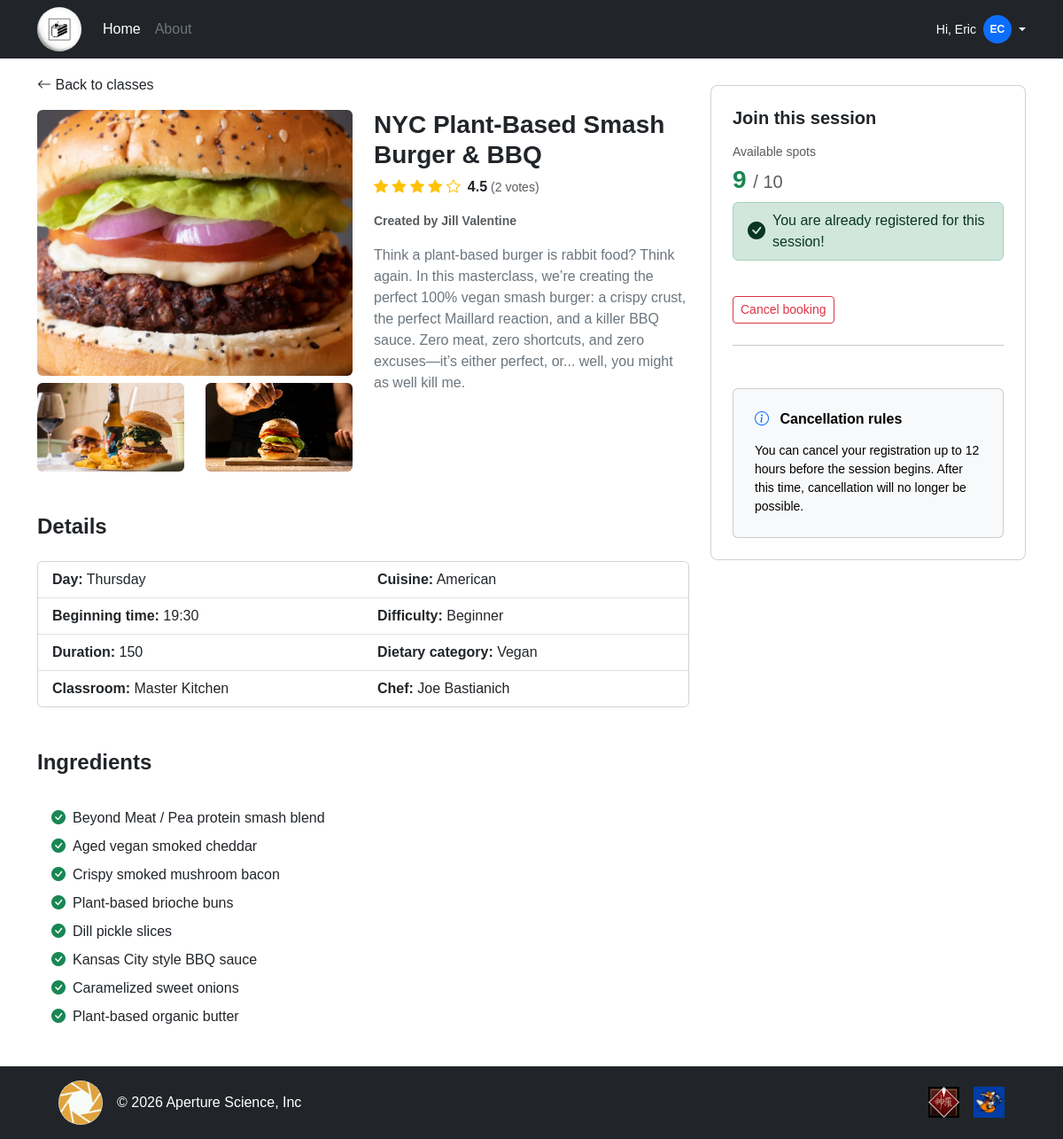
The page /session_details/3 (signed in) on the database as committed earlier.
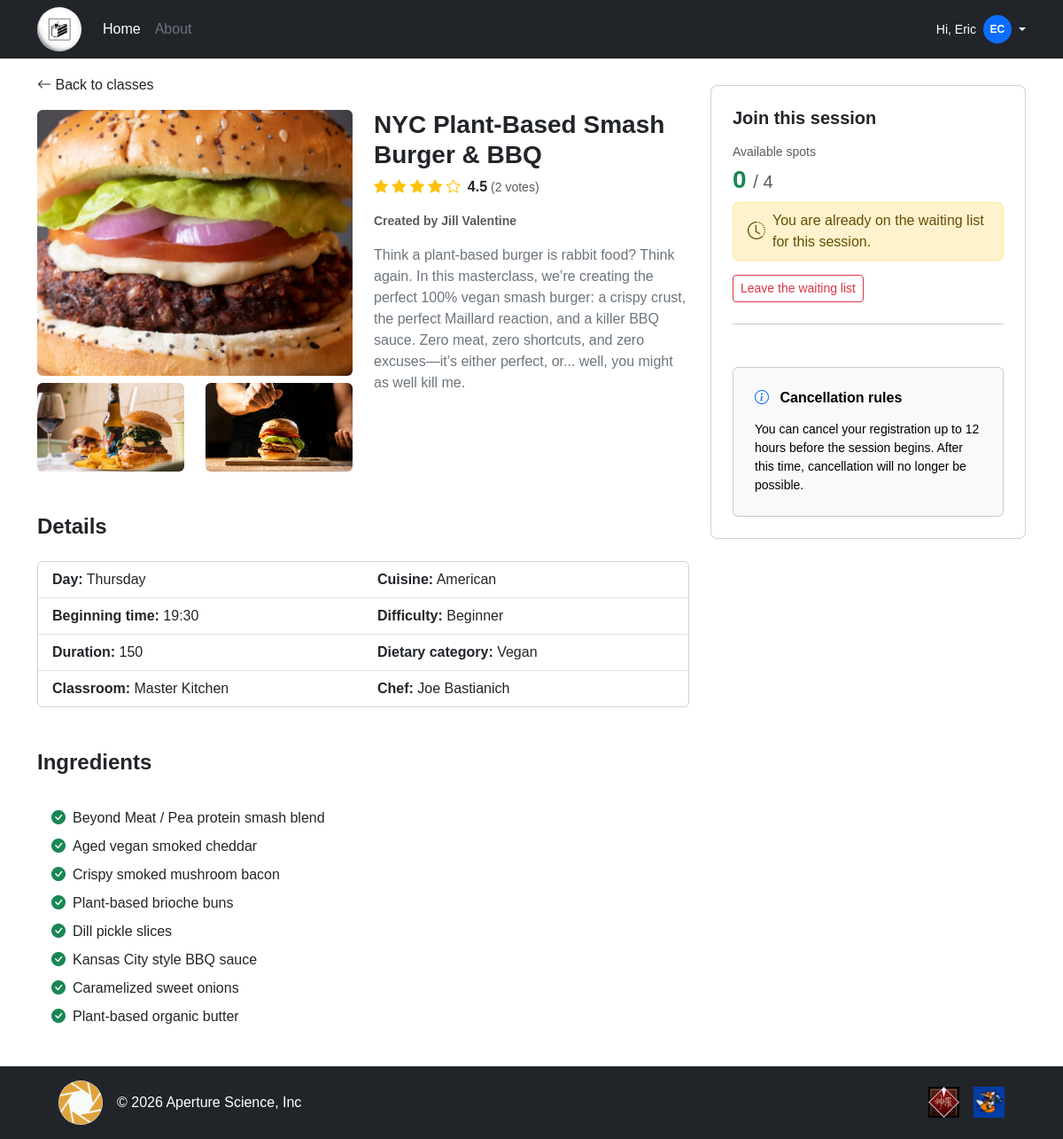
The same page on the database as committed later.
### tables this page shows
CREATE TABLE "USER" (
	"email"	TEXT NOT NULL UNIQUE,
	"first_name"	TEXT NOT NULL,
	"last_name"	TEXT NOT NULL,
	"password_hash"	TEXT NOT NULL,
	"role"	TEXT NOT NULL CHECK("role" IN ('manager', 'student')),
	PRIMARY KEY("email")
);

CREATE TABLE "COOKING_CLASS" (
	"id"	INTEGER NOT NULL UNIQUE,
	"cuisine"	TEXT NOT NULL,
	"title"	TEXT NOT NULL,
	"duration"	INTEGER NOT NULL,
	"difficulty"	TEXT NOT NULL CHECK("difficulty" IN ('Beginner', 'Intermediate', 'Advanced')),
	"chef_name"	TEXT NOT NULL,
	"description"	TEXT NOT NULL,
	"dietary_category"	TEXT NOT NULL CHECK("dietary_category" IN ('Standard', 'Vegetarian', 'Vegan', 'Gluten-free')),
	"photo_1"	TEXT NOT NULL,
	"photo_2"	TEXT NOT NULL,
	"photo_3"	TEXT NOT NULL,
	"USER_email"	TEXT NOT NULL,
	PRIMARY KEY("id" AUTOINCREMENT),
	FOREIGN KEY("USER_email") REFERENCES "USER"("email") ON DELETE CASCADE
);

CREATE TABLE "CLASS_SESSION" (
	"id"	INTEGER NOT NULL UNIQUE,
	"max_capacity"	INTEGER NOT NULL,
	"start_time"	TEXT NOT NULL,
	"day_of_week"	TEXT NOT NULL,
	"kitchen"	TEXT NOT NULL,
	"COOKING_CLASS_id"	INTEGER NOT NULL,
	PRIMARY KEY("id" AUTOINCREMENT),
	FOREIGN KEY("COOKING_CLASS_id") REFERENCES "COOKING_CLASS"("id") ON DELETE CASCADE
);

CREATE TABLE "INGREDIENT" (
	"id"	INTEGER NOT NULL UNIQUE,
	"name"	TEXT NOT NULL,
	"COOKING_CLASS_id"	INTEGER NOT NULL,
	PRIMARY KEY("id" AUTOINCREMENT),
	FOREIGN KEY("COOKING_CLASS_id") REFERENCES "COOKING_CLASS"("id") ON DELETE CASCADE
);

### app.py (the view)
@app.route("/session_details/<int:session_id>")
def session_details(session_id):
    session_class = cooking_class_dao.get_single_session(session_id)
    ingredients = cooking_class_dao.get_ingredients_per_class(session_class["COOKING_CLASS_id"])
    available_spots = cooking_class_dao.get_available_spots(session_id)
    name_manager = user_dao.get_user_by_email(session_class["USER_email"])
    name_manager = f"{name_manager['first_name']} {name_manager['last_name']}"
    day = session_class["day_of_week"]
    time = session_class["start_time"]
    duration = session_class["duration"]
    deletable = booking_dao.check_delete_eligibility(day, time)
    passed_session = booking_dao.check_end_of_session(day, time, duration)
    user_status = None
    max_bookings_reached = False
    if current_user.is_authenticated and current_user.role == "student":
        user_status = booking_dao.check_existing_booking(current_user.email, session_id)
        total_enrollments = booking_dao.count_user_enrollments(current_user.email)
        max_bookings_reached = (total_enrollments >= utilities_dao.MAX_ENROLLMENTS)
    rating, total_votes = cooking_class_dao.get_class_rating(session_class["COOKING_CLASS_id"])
    return render_template(
        "public/session_details.html",
        session_class=session_class,
        session_id=session_id,
        ingredients=ingredients,
        available_spots=available_spots,
        user_status=user_status,
        passed_session=passed_session,
        max_bookings_reached=max_bookings_reached,
        rating=rating,
        total_votes=total_votes,
        deletable=deletable,
        name_manager=name_manager
        )

### templates/public/session_details.html (shortened to what this page needs)
{% extends "base.html" %}
{% block content %}
<div class="container my-4">
    <div class="row">
        <div class="col-md-8">
            <a href="{{ url_for('home')}}" class="text-dark text-decoration-none d-inline-block mb-3">
                <i class="bi bi-arrow-left"></i> Back to classes
            </a>
            <div class="row">
                <div class="col-md-6">
                    <img src="{{ url_for('static', filename='img/classes/' ~ session_class.photo_1) }}"
                        class="rounded w-100 mb-2 object-fit-cover detail-main-img" alt="">
                    <div class="row">
                        <div class="col-6">
                            <img src="{{ url_for('static', filename='img/classes/' ~ session_class.photo_2) }}"
                                class="rounded w-100 object-fit-cover detail-thumb-img" alt="">
                        </div>
                        <div class="col-6">
                            <img src="{{ url_for('static', filename='img/classes/' ~ session_class.photo_3) }}"
                                class="rounded w-100 object-fit-cover detail-thumb-img" alt="">
                        </div>
                    </div>
                </div>
                <div class="col-md-6">
                    <h3 class="fw-bold">{{ session_class.title }}</h3>
                    <div class="d-flex align-items-center mb-3">
                        <div class="text-warning me-2">
                            {% for i in range(1, 6) %}
                                <i class="bi bi-star{{ '-fill' if rating >= i else '' }}"></i>
                            {% endfor %}
                        </div>
                        <span class="fw-bold text-dark me-1">{{ "%.1f"|format(rating) }}</span>
                        <span class="text-muted small">({{ total_votes }} votes)</span>
                    </div>
                    <p class="small fw-semibold text-muted">Created by {{ name_manager }}</p>
                    <p class="text-secondary">{{ session_class.description }}</p>
                </div>
            </div>
            <div class="mt-5">
                <h4 class="fw-bold mb-4">Details</h4>
                <div class="card overflow-hidden">
                    <div class="row g-0">
                        <div class="col-md-6">
                            <ul class="list-group list-group-flush">
                                <li class="list-group-item"><strong>Day:</strong> {{ session_class.day_of_week }}</li>
                                <li class="list-group-item"><strong>Beginning time:</strong> {{ session_class.start_time
                                    }}</li>
                                <li class="list-group-item"><strong>Duration:</strong> {{ session_class.duration }}</li>
                                <li class="list-group-item"><strong>Classroom:</strong> {{ session_class.kitchen }}</li>
                            </ul>
                        </div>
                        <div class="col-md-6">
                            <ul class="list-group list-group-flush">
                                <li class="list-group-item"><strong>Cuisine:</strong> {{ session_class.cuisine }}</li>
                                <li class="list-group-item"><strong>Difficulty:</strong> {{ session_class.difficulty }}
                                </li>
                                <li class="list-group-item"><strong>Dietary category:</strong> {{
                                    session_class.dietary_category }}</li>
                                <li class="list-group-item"><strong>Chef:</strong> {{ session_class.chef_name }}</li>
                            </ul>
                        </div>
                    </div>
                </div>
            </div>
            <div class="mt-5">
                <h4 class="fw-bold mb-3">Ingredients</h4>
                <div class="card border-0 p-3">
                    <ul class="list-unstyled mb-0">
                        {% for ingredient in ingredients %}
                        <li class="py-1"><i class="bi bi-check-circle-fill text-success me-2"></i>{{ ingredient.name }}
                        </li>
                        {% endfor %}
                    </ul>
                </div>
            </div>
        </div>
        <div class="col-md-4">
            <div class="sticky-top sticky-sidebar-offset">
                <div class="card p-4 rounded-3">
                    <h5 class="fw-bold mb-3">Join this session</h5>
                    <p class="text-muted small mb-1">Available spots</p>
                    <div class="h3 fw-bold text-success mb-2">
                        {{ available_spots }} <span class="text-muted fs-5 fw-normal"> / {{ session_class.max_capacity
                            }}</span>
                    </div>
                    {% if not current_user.is_authenticated %}
                        {% if passed_session %}
                            <button class="btn btn-secondary w-100 py-2 fw-semibold mb-3" disabled>Session ended</button>
                        {% else %}
                            <a href="{{ url_for('login') }}" class="btn btn-primary w-100 py-2 fw-semibold mb-3">
                                Log in to participate
                            </a>
                        {% endif %}
                    {% elif current_user.role == 'student' %}
                        {% if passed_session %}
                            <div class="alert alert-secondary d-flex align-items-center mb-3 py-2" role="alert">
                                <i class="bi bi-clock-history me-2 fs-5"></i>
                                <p class="mb-0">This session has ended.</p>
                            </div>
                            {% if user_status == 'ENROLLED' %}
                                <button class="btn btn-outline-success w-100 py-2 fw-semibold mb-3" disabled>
                                    <i class="bi bi-check2-circle me-1"></i> You attended this session
                                </button>
                            {% endif %}
                        {% elif user_status == 'ENROLLED' %}
                        <div class="alert alert-success d-flex align-items-center mb-3 py-2" role="alert">
                            <i class="bi bi-check-circle-fill me-2 fs-5"></i>
                            <p class="mb-0">You are already registered for this session!</p>
                        </div>
                        <br>
                            {% if deletable %}
                            <form method="POST" action="{{ url_for('delete_booking', session_id=session_id) }}">
                                <button type="submit" class="btn btn-outline-danger btn-sm">Cancel booking</button>
                            </form>
                            {% else %}
                            <form>
                                <button type="submit" class="btn btn-outline-secondary btn-sm disabled">Cancel booking</button>
                            </form>
                            {% endif %}
                        {% elif user_status == 'WAITING' %}
                        <div class="alert alert-warning d-flex align-items-center mb-3 py-2" role="alert">
                            <i class="bi bi-clock-history me-2 fs-5"></i>
                            <p class="mb-0">You are already on the waiting list for this session.</p>
                        </div>
                        <form method="POST" action="{{ url_for('delete_booking', session_id=session_id) }}">
                            <button type="submit" class="btn btn-outline-danger btn-sm">Leave the waiting list</button>
                        </form>
                        {% endif %}
                    {% endif %}
                    <hr class="my-4">
                    <div class="card text-bg-light p-4 mt-4">
                        <h6 class="fw-bold mb-3">
                            <i class="bi bi-info-circle me-2 text-primary"></i>
                            Cancellation rules
                        </h6>
                        <p class="small mb-0">
                            You can cancel your registration up to 12 hours before the session begins.
                            After this time, cancellation will no longer be possible.
                        </p>
                    </div>
                </div>
            </div>
        </div>
    </div>
</div>
{% endblock %}

### templates/base.html (shortened to what this page needs)
<!DOCTYPE html>
<html lang="en">
<head>
    <link href="https://cdn.jsdelivr.net/npm/bootstrap@5.3.3/dist/css/bootstrap.min.css" rel="stylesheet">
    <link rel="stylesheet" href="https://cdn.jsdelivr.net/npm/bootstrap-icons@1.11.3/font/bootstrap-icons.min.css">
    <link rel="stylesheet" href="{{ url_for('static', filename='css/root.css') }}">
    <link rel="stylesheet" href="{{ url_for('static', filename='css/index.css') }}">
    <link rel="stylesheet" href="{{ url_for('static', filename='css/authentication.css') }}">
    <link rel="stylesheet" href="{{ url_for('static', filename='css/profiles.css') }}">
</head>
<body class="d-flex flex-column min-vh-100">
    <header class="fixed-top py-2 text-bg-dark">
        <div class="container">
            <div class="d-flex flex-wrap align-items-center">
                <a href="{{ url_for('home') }}" class="d-flex align-items-center me-3 text-white text-decoration-none">
                    <img class="site-logo rounded-circle" width="50" height="50"
                        src="{{ url_for('static', filename='img/logos/cake_3.jpg') }}"
                        alt="The cake is a lie logo">
                </a>
                <ul class="nav me-auto mb-2 mb-md-0">
                    <li><a href="{{ url_for('home') }}" class="nav-link px-2 text-white">Home</a></li>
                    <li><a href="#" class="nav-link px-2 text-secondary">About</a></li>
                </ul>
                <div class="col-md-3 text-end">
                    {% if not current_user.is_authenticated %}
                    <a href="{{ url_for('login') }}" type="button" class="btn btn-primary me-2">Login</a>
                    {% else %}
                    <div class="dropdown text-end">
                        <a href="#"
                            class="d-inline-flex align-items-center text-white text-decoration-none dropdown-toggle"
                            data-bs-toggle="dropdown" aria-expanded="false">
                            <span class="me-2 small">Hi, {{ current_user.first_name }}</span>
                            <span
                                class="avatar-initials bg-primary text-white rounded-circle d-inline-flex align-items-center justify-content-center me-1">
                                {{ current_user.first_name[0] }}{{ current_user.last_name[0] }}
                            </span>
                        </a>
                    </div>
                    {% endif %}
                </div>
            </div>
        </div>
    </header>
    <main class="flex-grow-1">
        {% block content %}
        {% endblock %}
    </main>
    <footer class="text-bg-dark py-3 mt-auto">
        <div class="container">
            <div class=" d-flex flex-wrap justify-content-between align-items-center">
                <div class="col-md-4 d-flex align-items-center mx-4">
                    <a href="{{ url_for('home') }}"
                        class="d-flex align-items-center me-3 text-white text-decoration-none">
                        <img class="site-logo rounded-circle" width="50" height="50"
                            src="{{ url_for('static', filename='img/logos/aperture_science.jpg') }}" alt="">
                    </a>
                    <span class="text-body-primary">© 2026 Aperture Science, Inc</span>
                </div>
                <ul class="nav col-md-4 justify-content-end list-unstyled d-flex mx-4">
                    <li class="ms-3">
                        <a class="text-body-secondary" href="#" aria-label="Shinra Inc">
                            <img src="{{ url_for('static', filename='img/logos/shinra_logo.jpg') }}" alt="Shinra Inc"
                                width="35" height="35">
                        </a>
                    </li>
                    <li class="ms-3">
                        <a class="text-body-secondary" href="#" aria-label="Fox Hound">
                            <img src="{{ url_for('static', filename='img/logos/fox_hound_logo.jpg') }}" alt="Fox Hound"
                                width="35" height="35">
                        </a>
                    </li>
                </ul>
            </div>
        </div>
    </footer>
</body>
</html>

Rows that differ between the two databases and show on the page:
changed CLASS_SESSION "Thursday": max_capacity "10" → "4"
Other text that changed with them:
{{ available_spots }}: "9" → "0"
text no longer shown: "You are already registered for this session! Cancel booking"
text now shown: "You are already on the waiting list for this session. Leave the waiting list"
